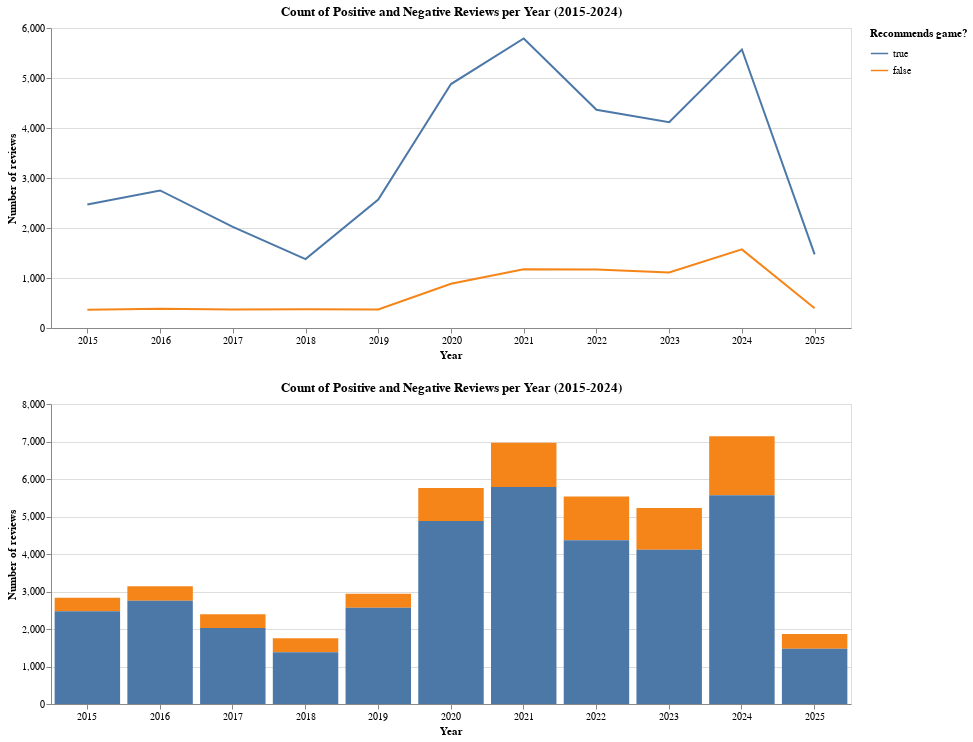

The notebook cell saved with this chart:
### Markdown cell above
Proportions of those who don't and do recommend DS2 in each of the years:

### Code cell
yr_props = reviews.groupby(['year', 'voted_up'])[['review']].count().reset_index()
yr_props['total_reviews'] = yr_props.groupby('year')['review'].transform('sum')
yr_props['proportion'] = yr_props['review'] / yr_props['total_reviews']

yr_count_dist_line = alt.Chart(yr_props).mark_line().encode(
    alt.X('year:N', axis=alt.Axis(labelAngle=0)).title('Year'),
    alt.Y('review').title('Number of reviews'),
    alt.Color('voted_up', legend=alt.Legend(title='Recommends game?', symbolSize=300), sort=[True, False])
).properties(
    width=800,
    height=300,
    title="Count of Positive and Negative Reviews per Year (2015-2024)"
)

yr_count_dist_bar = alt.Chart(yr_props).mark_bar().encode(
    alt.X('year:N', axis=alt.Axis(labelAngle=0)).title('Year'),
    alt.Y('review').title('Number of reviews'),
    alt.Color('voted_up', legend=alt.Legend(title='Recommends game?', symbolSize=300), sort=[True, False])
).properties(
    width=800,
    height=300,
    title="Count of Positive and Negative Reviews per Year (2015-2024)"
)

(
    (yr_count_dist_line & yr_count_dist_bar)
)

### Figure 1 — Vega-Lite specification as saved in the notebook (floating-point values rounded to 4 significant figures)
{"config": {"view": {"continuousWidth": 300, "continuousHeight": 300}}, "vconcat": [{"mark": {"type": "line"}, "encoding": {"color": {"field": "voted_up", "legend": {"symbolSize": 300, "title": "Recommends game?"}, "sort": [true, false], "type": "nominal"}, "x": {"axis": {"labelAngle": 0}, "field": "year", "title": "Year", "type": "nominal"}, "y": {"field": "review", "title": "Number of reviews", "type": "quantitative"}}, "height": 300, "title": "Count of Positive and Negative Reviews per Year (2015-2024)", "width": 800}, {"mark": {"type": "bar"}, "encoding": {"color": {"field": "voted_up", "legend": {"symbolSize": 300, "title": "Recommends game?"}, "sort": [true, false], "type": "nominal"}, "x": {"axis": {"labelAngle": 0}, "field": "year", "title": "Year", "type": "nominal"}, "y": {"field": "review", "title": "Number of reviews", "type": "quantitative"}}, "height": 300, "title": "Count of Positive and Negative Reviews per Year (2015-2024)", "width": 800}], "data": {"name": "data-4d941682915380cae5f049accf240f80"}, "$schema": "https://vega.github.io/schema/vega-lite/v5.16.3.json", "datasets": {"data-4d941682915380cae5f049accf240f80": [{"year": 2015, "voted_up": false, "review": 365, "total_reviews": 2836, "proportion": 0.1287}, {"year": 2015, "voted_up": true, "review": 2471, "total_reviews": 2836, "proportion": 0.8713}, {"year": 2016, "voted_up": false, "review": 387, "total_reviews": 3138, "proportion": 0.1233}, {"year": 2016, "voted_up": true, "review": 2751, "total_reviews": 3138, "proportion": 0.8767}, {"year": 2017, "voted_up": false, "review": 370, "total_reviews": 2394, "proportion": 0.1546}, {"year": 2017, "voted_up": true, "review": 2024, "total_reviews": 2394, "proportion": 0.8454}, {"year": 2018, "voted_up": false, "review": 376, "total_reviews": 1754, "proportion": 0.2144}, {"year": 2018, "voted_up": true, "review": 1378, "total_reviews": 1754, "proportion": 0.7856}, {"year": 2019, "voted_up": false, "review": 371, "total_reviews": 2941, "proportion": 0.1261}, {"year": 2019, "voted_up": true, "review": 2570, "total_reviews": 2941, "proportion": 0.8739}, {"year": 2020, "voted_up": false, "review": 884, "total_reviews": 5763, "proportion": 0.1534}, {"year": 2020, "voted_up": true, "review": 4879, "total_reviews": 5763, "proportion": 0.8466}, {"year": 2021, "voted_up": false, "review": 1177, "total_reviews": 6967, "proportion": 0.1689}, {"year": 2021, "voted_up": true, "review": 5790, "total_reviews": 6967, "proportion": 0.8311}, {"year": 2022, "voted_up": false, "review": 1168, "total_reviews": 5534, "proportion": 0.2111}, {"year": 2022, "voted_up": true, "review": 4366, "total_reviews": 5534, "proportion": 0.7889}, {"year": 2023, "voted_up": false, "review": 1110, "total_reviews": 5225, "proportion": 0.2124}, {"year": 2023, "voted_up": true, "review": 4115, "total_reviews": 5225, "proportion": 0.7876}, {"year": 2024, "voted_up": false, "review": 1573, "total_reviews": 7143, "proportion": 0.2202}, {"year": 2024, "voted_up": true, "review": 5570, "total_reviews": 7143, "proportion": 0.7798}, {"year": 2025, "voted_up": false, "review": 395, "total_reviews": 1868, "proportion": 0.2115}, {"year": 2025, "voted_up": true, "review": 1473, "total_reviews": 1868, "proportion": 0.7885}]}}
